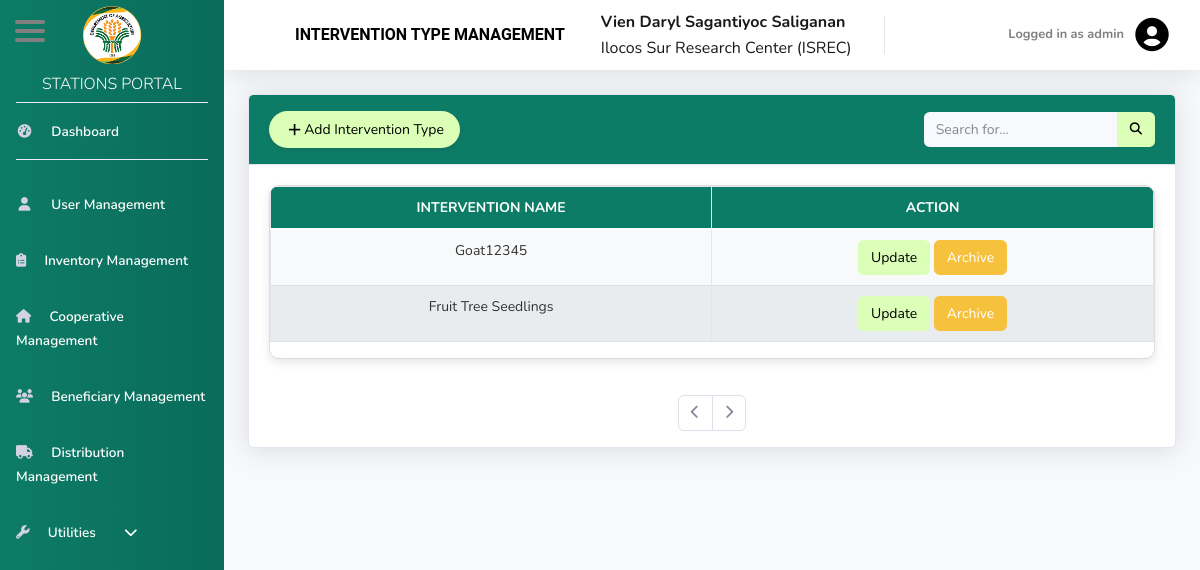
The app's page /admin/4InterventionType.php (signed in) with its own data.
### tables this page shows
CREATE TABLE `tbl_intervention_type` (
  `int_type_id` int(8) NOT NULL,
  `intervention_name` varchar(100) NOT NULL,
  `station_id` int(8) NOT NULL,
  `archived_at` timestamp NULL DEFAULT NULL
);

### admin/4InterventionType.php (the view, shortened to what this page needs)
<?php
include('includes/header.php');
include('includes/navbar.php');
?>
<div id="content-wrapper" class="d-flex flex-column">
    <div id="content">
        <nav class="navbar navbar-expand navbar-light bg-white topbar mb-4 static-top shadow">
            <span class="navbar-brand font-weight-bold" style="font-size: 18px; padding-left: 55px; color: Black; font-family: 'Roboto', sans-serif;">
                INTERVENTION TYPE MANAGEMENT
            </span>
            <div style="padding-left: 20px; color: black; display: flex; flex-direction: column; line-height: 1;">
                <?php
                if (isset($_SESSION['fname']) && isset($_SESSION['lname'])) {
                    $fullName = htmlspecialchars($_SESSION['fname']) . ' ' . htmlspecialchars($_SESSION['mname']) . ' ' . htmlspecialchars($_SESSION['lname']);
                    echo '<span class="navbar-brand font-weight-bold" style="font-size: 18px;">' . $fullName . '</span>';
                }
                if (isset($_SESSION['station_name'])) {
                    echo '<span class="navbar-brand" style="font-size: 16px;">' . htmlspecialchars($_SESSION['station_name']) . '</span>';
                }
                ?>
            </div>
                <ul class="navbar-nav ml-auto">
                    <li class="nav-item dropdown no-arrow">
                        <a class="nav-link dropdown-toggle" href="#" id="userDropdown" role="button"
                        data-bs-toggle="dropdown" aria-haspopup="true" aria-expanded="false">
                            <span class="mr-2 d-none d-lg-inline text-black small font-weight-bold" style="color: grey">
                                <?php
                                $username = $_SESSION['user'];
                                echo 'Logged in as ' . htmlspecialchars($username);
                                ?>
                            </span>
                            <i style="font-size: 40px; color: black;" class="bx bxs-user-circle"></i>
                        </a>
                    </li>
                </ul>
        </nav>
        <div class="container-fluid">
            <div class="card shadow mb-4">
                <div class="card-header py-3" style="background-color: #0D7C66;">
                    <div class="d-flex align-items-center">
                        <button type="button" class="btn d-flex align-items-center gap-2 rounded-pill shadow-sm"
                            style="background-color: #DCFFB7; color: black; border: none; padding: 8px 16px;"
                            id="btnAddInterventionType" data-bs-toggle="modal" data-bs-target="#addInterventionTypeModal">
                            <i class='bx bx-plus' style="font-size: 1.2rem;"></i>
                            <span>Add Intervention Type</span>
                        </button>
                        <form class="d-none d-sm-inline-block form-inline ml-auto my-2 my-md-0 mw-100 navbar-search custom-search-form">
                            <div class="input-group">
                                <input type="text" id="search_id" class="form-control bg-light border-0 small"
                                placeholder="Search for..." aria-label="Search" aria-describedby="basic-addon2" onkeyup="searchIntTypeTable()">
                                <div class="input-group-append">
                                    <button class="btn text-white" style="background-color: #DCFFB7;" type="button">
                                    </button>
                                </div>
                            </div>
                        </form>
                    </div>
                </div>
                <div id="tab1" class="tab-content active">
                    <div class="card-body">
                        <div style="max-height: 430px; overflow: auto; width: 100%; border: 1px solid #ddd; border-radius: 10px; box-shadow: 0px 4px 10px rgba(0, 0, 0, 0.1);">
                            <table class="table table-bordered text-center" width="100%" cellspacing="0">
                                <thead class="thead" style="background-color: #0D7C66; color: white;">
                                    <tr>
                                        <th>Intervention Name</th>
                                        <th>Action</th>
                                    </tr>
                                </thead>
                                <tbody id="dataTable4" style="color: black;">
                                    <?php
                                        include('../conn.php');
                                        $user_id = $_SESSION['uid'];
                                        $stationQuery = $conn->prepare("SELECT station_id FROM tbl_user WHERE uid = ?");
                                        $stationQuery->bind_param("i", $user_id);
                                        $stationQuery->execute();
                                        $stationQuery->bind_result($station_id);
                                        $entries_per_page = 10;
                                        $page = isset($_GET['page']) && is_numeric($_GET['page']) ? (int) $_GET['page'] : 1;
                                        $offset = ($page - 1) * $entries_per_page;
                                        $countQuery = $conn->prepare("SELECT COUNT(*) FROM tbl_intervention_type WHERE station_id = ?");
                                        $countQuery->bind_param("i", $station_id);
                                        $countQuery->execute();
                                        $countQuery->bind_result($total_records);
                                        $sql = "SELECT int_type_id, intervention_name
                                                FROM tbl_intervention_type
                                                WHERE station_id = ?
                                                ORDER BY int_type_id DESC
                                                LIMIT ?, ?";
                                        $stmt = $conn->prepare($sql);
                                        $stmt->bind_param("iii", $station_id, $offset, $entries_per_page);
                                        $stmt->execute();
                                        $result = $stmt->get_result();
                                        if ($result->num_rows > 0) {
                                            while ($row = $result->fetch_assoc()) {
                                        ?>
                                            <tr>
                                                <td><?php echo htmlspecialchars($row['intervention_name']); ?></td>
                                                <td>
                                                    <a href="#" class="btn" style="background-color: #DCFFB7; color: black;"
                                                        data-toggle="modal" data-target="#updateInterventionTypeModal"
                                                        data-user-id="<?php echo $row['int_type_id']; ?>">Update</a>
                                                        <a href="#" class="btn btn-warning archive-int-type-btn"
                                                            data-int-type-id="<?php echo htmlspecialchars($row['int_type_id']); ?>">
                                                            Archive
                                                        </a>
                                                </td>
                                            </tr>
                                    <?php
                                        }
                                    } else {
                                        echo "<tr><td colspan='2' class='text-center'>No records found</td></tr>";
                                    }
                                    ?>
                                </tbody>
                            </table>
                        </div>
                    </div>
                    <nav>
                        <ul class="pagination justify-content-center mt-3">
                            <?php
                                $total_pages = ceil($total_records / $entries_per_page);
                                if ($page > 1) {
                                    echo "<li class='page-item'><a class='page-link' href='?page=" . ($page - 1) . "'><i class='fas fa-chevron-left'></i></a></li>";
                                } else {
                                    echo "<li class='page-item disabled'><a class='page-link'><i class='fas fa-chevron-left'></i></a></li>";
                                }
                                if ($page < $total_pages) {
                                    echo "<li class='page-item'><a class='page-link' href='?page=" . ($page + 1) . "'><i class='fas fa-chevron-right'></i></a></li>";
                                } else {
                                    echo "<li class='page-item disabled'><a class='page-link'><i class='fas fa-chevron-right'></i></a></li>";
                                }
                            ?>
                        </ul>
                    </nav>
                </div>
            </div>
        </div>
    </div>
    <link rel="stylesheet" href="https://unpkg.com/boxicons@2.1.4/css/boxicons.min.css">
    <?php
    include('includes/footer.php');
    ?>

### admin/includes/navbar.php (style rules this page uses)
.nav-item .nav-link { color: #fff !important; font-size: 16px; font-weight: 500; transition: background-color 0.3s ease, transform 0.2s ease-in-out; }

### admin/4InterventionType.php (style rules this page uses)
.table { font-size: 14px; }
.navbar-brand { font-size: 16px !important; }
.pagination .page-link { font-size: 14px; }
.form-control, .btn { font-size: 14px; }
.table thead { background-color: #0D7C66; color: white; font-weight: bold; text-transform: uppercase; }
.table thead th { padding: 10px; text-align: center; border-bottom: 2px solid #ffffff; }
.table tbody tr { background-color: #f8f9fa; transition: background-color 0.3s ease; }
.table tbody tr:nth-child(even) { background-color: #e9ecef; }
.table tbody td { padding: 10px; border-bottom: 1px solid #dee2e6; text-align: center; color: #333; }

### records on screen
tbl_intervention_type: intervention_name "Goat12345"
tbl_intervention_type: intervention_name "Fruit Tree Seedlings"

### other values on screen
$fullName "Vien Daryl Sagantiyoc Saliganan"
$_SESSION['station_name'] "Ilocos Sur Research Center (ISREC)"
$username "admin"
